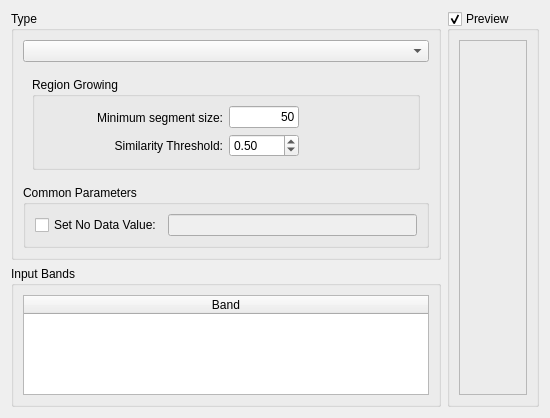
<?xml version="1.0" encoding="UTF-8"?>
<ui version="4.0">
 <class>SegmenterWizardPageForm</class>
 <widget class="QWizardPage" name="SegmenterWizardPageForm">
  <property name="geometry">
   <rect>
    <x>0</x>
    <y>0</y>
    <width>507</width>
    <height>384</height>
   </rect>
  </property>
  <property name="windowTitle">
   <string>Segmenter</string>
  </property>
  <layout class="QGridLayout" name="gridLayout_23">
   <item row="0" column="0">
    <layout class="QGridLayout" name="gridLayout_22">
     <item row="0" column="0">
      <layout class="QGridLayout" name="gridLayout_21">
       <item row="0" column="0">
        <widget class="QGroupBox" name="groupBox">
         <property name="title">
          <string>Type</string>
         </property>
         <layout class="QGridLayout" name="gridLayout_20">
          <item row="0" column="0">
           <layout class="QGridLayout" name="gridLayout_19">
            <item row="0" column="0">
             <widget class="QComboBox" name="m_strategyTypeComboBox">
              <property name="sizePolicy">
               <sizepolicy hsizetype="MinimumExpanding" vsizetype="Fixed">
                <horstretch>0</horstretch>
                <verstretch>0</verstretch>
               </sizepolicy>
              </property>
             </widget>
            </item>
            <item row="1" column="0">
             <widget class="QStackedWidget" name="m_stackedWidget">
              <property name="sizePolicy">
               <sizepolicy hsizetype="Minimum" vsizetype="Preferred">
                <horstretch>0</horstretch>
                <verstretch>0</verstretch>
               </sizepolicy>
              </property>
              <property name="currentIndex">
               <number>0</number>
              </property>
              <widget class="QWidget" name="page">
               <layout class="QGridLayout" name="gridLayout_11">
                <item row="0" column="0">
                 <widget class="QGroupBox" name="groupBox_2">
                  <property name="sizePolicy">
                   <sizepolicy hsizetype="MinimumExpanding" vsizetype="Preferred">
                    <horstretch>0</horstretch>
                    <verstretch>0</verstretch>
                   </sizepolicy>
                  </property>
                  <property name="title">
                   <string>Region Growing</string>
                  </property>
                  <property name="flat">
                   <bool>true</bool>
                  </property>
                  <layout class="QGridLayout" name="gridLayout_9">
                   <item row="0" column="0">
                    <layout class="QGridLayout" name="gridLayout_8">
                     <item row="0" column="0">
                      <layout class="QGridLayout" name="gridLayout">
                       <item row="0" column="0">
                        <widget class="QLabel" name="inputDataSetLabel_6">
                         <property name="sizePolicy">
                          <sizepolicy hsizetype="MinimumExpanding" vsizetype="Preferred">
                           <horstretch>0</horstretch>
                           <verstretch>0</verstretch>
                          </sizepolicy>
                         </property>
                         <property name="text">
                          <string>Minimum segment size:</string>
                         </property>
                         <property name="alignment">
                          <set>Qt::AlignRight|Qt::AlignTrailing|Qt::AlignVCenter</set>
                         </property>
                        </widget>
                       </item>
                       <item row="1" column="0">
                        <widget class="QLabel" name="inputDataSetLabel_7">
                         <property name="sizePolicy">
                          <sizepolicy hsizetype="MinimumExpanding" vsizetype="Preferred">
                           <horstretch>0</horstretch>
                           <verstretch>0</verstretch>
                          </sizepolicy>
                         </property>
                         <property name="text">
                          <string>Similarity Threshold:</string>
                         </property>
                         <property name="alignment">
                          <set>Qt::AlignRight|Qt::AlignTrailing|Qt::AlignVCenter</set>
                         </property>
                        </widget>
                       </item>
                      </layout>
                     </item>
                     <item row="0" column="1">
                      <layout class="QGridLayout" name="gridLayout_2">
                       <item row="1" column="0">
                        <widget class="QDoubleSpinBox" name="m_thresholdRGDoubleSpinBox">
                         <property name="sizePolicy">
                          <sizepolicy hsizetype="MinimumExpanding" vsizetype="Fixed">
                           <horstretch>0</horstretch>
                           <verstretch>0</verstretch>
                          </sizepolicy>
                         </property>
                         <property name="minimumSize">
                          <size>
                           <width>70</width>
                           <height>0</height>
                          </size>
                         </property>
                         <property name="maximumSize">
                          <size>
                           <width>70</width>
                           <height>16777215</height>
                          </size>
                         </property>
                         <property name="maximum">
                          <double>1.000000000000000</double>
                         </property>
                         <property name="singleStep">
                          <double>0.100000000000000</double>
                         </property>
                         <property name="value">
                          <double>0.500000000000000</double>
                         </property>
                        </widget>
                       </item>
                       <item row="0" column="0">
                        <widget class="QLineEdit" name="m_minimumSegmentSizeRGLineEdit">
                         <property name="sizePolicy">
                          <sizepolicy hsizetype="MinimumExpanding" vsizetype="Fixed">
                           <horstretch>0</horstretch>
                           <verstretch>0</verstretch>
                          </sizepolicy>
                         </property>
                         <property name="minimumSize">
                          <size>
                           <width>70</width>
                           <height>0</height>
                          </size>
                         </property>
                         <property name="maximumSize">
                          <size>
                           <width>70</width>
                           <height>16777215</height>
                          </size>
                         </property>
                         <property name="toolTip">
                          <string>A positive minimum segment size (pixels number)</string>
                         </property>
                         <property name="text">
                          <string>50</string>
                         </property>
                         <property name="alignment">
                          <set>Qt::AlignRight|Qt::AlignTrailing|Qt::AlignVCenter</set>
                         </property>
                        </widget>
                       </item>
                       <item row="0" column="1">
                        <spacer name="horizontalSpacer">
                         <property name="orientation">
                          <enum>Qt::Horizontal</enum>
                         </property>
                         <property name="sizeHint" stdset="0">
                          <size>
                           <width>40</width>
                           <height>20</height>
                          </size>
                         </property>
                        </spacer>
                       </item>
                      </layout>
                     </item>
                    </layout>
                   </item>
                  </layout>
                 </widget>
                </item>
               </layout>
              </widget>
              <widget class="QWidget" name="page_2">
               <layout class="QGridLayout" name="gridLayout_13">
                <item row="0" column="0">
                 <widget class="QGroupBox" name="groupBox_3">
                  <property name="sizePolicy">
                   <sizepolicy hsizetype="MinimumExpanding" vsizetype="Preferred">
                    <horstretch>0</horstretch>
                    <verstretch>0</verstretch>
                   </sizepolicy>
                  </property>
                  <property name="title">
                   <string>Baatz</string>
                  </property>
                  <property name="flat">
                   <bool>true</bool>
                  </property>
                  <layout class="QGridLayout" name="gridLayout_16">
                   <item row="0" column="0">
                    <layout class="QGridLayout" name="gridLayout_15">
                     <item row="0" column="0">
                      <layout class="QGridLayout" name="gridLayout_12">
                       <item row="0" column="0">
                        <layout class="QGridLayout" name="gridLayout_3">
                         <item row="0" column="0">
                          <widget class="QLabel" name="inputDataSetLabel_8">
                           <property name="maximumSize">
                            <size>
                             <width>150</width>
                             <height>16777215</height>
                            </size>
                           </property>
                           <property name="text">
                            <string>Minimum segment size:</string>
                           </property>
                           <property name="alignment">
                            <set>Qt::AlignRight|Qt::AlignTrailing|Qt::AlignVCenter</set>
                           </property>
                          </widget>
                         </item>
                         <item row="1" column="0">
                          <widget class="QLabel" name="inputDataSetLabel_9">
                           <property name="maximumSize">
                            <size>
                             <width>150</width>
                             <height>16777215</height>
                            </size>
                           </property>
                           <property name="text">
                            <string>Similarity Threshold:</string>
                           </property>
                           <property name="alignment">
                            <set>Qt::AlignRight|Qt::AlignTrailing|Qt::AlignVCenter</set>
                           </property>
                          </widget>
                         </item>
                        </layout>
                       </item>
                       <item row="0" column="1">
                        <layout class="QGridLayout" name="gridLayout_5">
                         <item row="0" column="0">
                          <widget class="QLineEdit" name="m_minimumSegmentSizeRGLineEdit_2">
                           <property name="minimumSize">
                            <size>
                             <width>50</width>
                             <height>0</height>
                            </size>
                           </property>
                           <property name="maximumSize">
                            <size>
                             <width>50</width>
                             <height>16777215</height>
                            </size>
                           </property>
                           <property name="toolTip">
                            <string>A positive minimum segment size (pixels number)</string>
                           </property>
                           <property name="text">
                            <string>50</string>
                           </property>
                           <property name="alignment">
                            <set>Qt::AlignRight|Qt::AlignTrailing|Qt::AlignVCenter</set>
                           </property>
                          </widget>
                         </item>
                         <item row="1" column="0">
                          <widget class="QDoubleSpinBox" name="m_thresholdBaatzDoubleSpinBox">
                           <property name="maximum">
                            <double>1.000000000000000</double>
                           </property>
                           <property name="singleStep">
                            <double>0.100000000000000</double>
                           </property>
                           <property name="value">
                            <double>0.500000000000000</double>
                           </property>
                          </widget>
                         </item>
                        </layout>
                       </item>
                      </layout>
                     </item>
                     <item row="0" column="1">
                      <layout class="QGridLayout" name="gridLayout_14">
                       <item row="0" column="0">
                        <layout class="QGridLayout" name="gridLayout_6">
                         <item row="0" column="0">
                          <widget class="QLabel" name="label">
                           <property name="text">
                            <string>Color Weight:</string>
                           </property>
                           <property name="alignment">
                            <set>Qt::AlignRight|Qt::AlignTrailing|Qt::AlignVCenter</set>
                           </property>
                          </widget>
                         </item>
                         <item row="1" column="0">
                          <widget class="QLabel" name="label_2">
                           <property name="text">
                            <string>Compactness Weight:</string>
                           </property>
                           <property name="alignment">
                            <set>Qt::AlignRight|Qt::AlignTrailing|Qt::AlignVCenter</set>
                           </property>
                          </widget>
                         </item>
                        </layout>
                       </item>
                       <item row="0" column="1">
                        <layout class="QGridLayout" name="gridLayout_7">
                         <item row="0" column="0">
                          <widget class="QDoubleSpinBox" name="m_colorWeightBaatzDoubleSpinBox">
                           <property name="maximum">
                            <double>1.000000000000000</double>
                           </property>
                           <property name="singleStep">
                            <double>0.100000000000000</double>
                           </property>
                           <property name="value">
                            <double>0.500000000000000</double>
                           </property>
                          </widget>
                         </item>
                         <item row="1" column="0">
                          <widget class="QDoubleSpinBox" name="m_compactnessWeightBaatzDoubleSpinBox">
                           <property name="maximum">
                            <double>1.000000000000000</double>
                           </property>
                           <property name="singleStep">
                            <double>0.100000000000000</double>
                           </property>
                           <property name="value">
                            <double>0.500000000000000</double>
                           </property>
                          </widget>
                         </item>
                        </layout>
                       </item>
                      </layout>
                     </item>
                    </layout>
                   </item>
                  </layout>
                 </widget>
                </item>
               </layout>
              </widget>
             </widget>
            </item>
            <item row="2" column="0">
             <widget class="QGroupBox" name="groupBox_4">
              <property name="title">
               <string>Common Parameters</string>
              </property>
              <property name="flat">
               <bool>true</bool>
              </property>
              <layout class="QGridLayout" name="gridLayout_18">
               <item row="0" column="0">
                <layout class="QGridLayout" name="gridLayout_17">
                 <item row="0" column="0">
                  <widget class="QCheckBox" name="m_noDataValueCheckBox">
                   <property name="text">
                    <string>Set No Data Value:</string>
                   </property>
                  </widget>
                 </item>
                 <item row="0" column="1">
                  <widget class="QLineEdit" name="m_noDataValueLineEdit">
                   <property name="enabled">
                    <bool>false</bool>
                   </property>
                  </widget>
                 </item>
                </layout>
               </item>
              </layout>
             </widget>
            </item>
           </layout>
          </item>
         </layout>
        </widget>
       </item>
       <item row="1" column="0">
        <widget class="QGroupBox" name="groupBox_5">
         <property name="title">
          <string>Input Bands</string>
         </property>
         <layout class="QGridLayout" name="gridLayout_4">
          <item row="0" column="0">
           <widget class="QTableWidget" name="m_bandTableWidget">
            <property name="minimumSize">
             <size>
              <width>0</width>
              <height>100</height>
             </size>
            </property>
            <property name="alternatingRowColors">
             <bool>false</bool>
            </property>
            <property name="selectionMode">
             <enum>QAbstractItemView::NoSelection</enum>
            </property>
            <property name="showGrid">
             <bool>true</bool>
            </property>
            <attribute name="horizontalHeaderVisible">
             <bool>true</bool>
            </attribute>
            <attribute name="horizontalHeaderMinimumSectionSize">
             <number>29</number>
            </attribute>
            <attribute name="horizontalHeaderStretchLastSection">
             <bool>true</bool>
            </attribute>
            <attribute name="verticalHeaderVisible">
             <bool>false</bool>
            </attribute>
            <column>
             <property name="text">
              <string>Band</string>
             </property>
            </column>
           </widget>
          </item>
         </layout>
        </widget>
       </item>
      </layout>
     </item>
     <item row="0" column="1">
      <widget class="QGroupBox" name="m_previewGroupBox">
       <property name="title">
        <string>Preview</string>
       </property>
       <property name="checkable">
        <bool>true</bool>
       </property>
       <layout class="QGridLayout" name="gridLayout_10">
        <item row="0" column="0">
         <widget class="QFrame" name="m_frame">
          <property name="frameShape">
           <enum>QFrame::StyledPanel</enum>
          </property>
          <property name="frameShadow">
           <enum>QFrame::Raised</enum>
          </property>
         </widget>
        </item>
       </layout>
      </widget>
     </item>
    </layout>
   </item>
  </layout>
 </widget>
 <tabstops>
  <tabstop>m_strategyTypeComboBox</tabstop>
  <tabstop>m_minimumSegmentSizeRGLineEdit</tabstop>
 </tabstops>
 <resources/>
 <connections>
  <connection>
   <sender>m_strategyTypeComboBox</sender>
   <signal>activated(int)</signal>
   <receiver>m_stackedWidget</receiver>
   <slot>setCurrentIndex(int)</slot>
   <hints>
    <hint type="sourcelabel">
     <x>176</x>
     <y>54</y>
    </hint>
    <hint type="destinationlabel">
     <x>344</x>
     <y>163</y>
    </hint>
   </hints>
  </connection>
  <connection>
   <sender>m_noDataValueCheckBox</sender>
   <signal>toggled(bool)</signal>
   <receiver>m_noDataValueLineEdit</receiver>
   <slot>setEnabled(bool)</slot>
   <hints>
    <hint type="sourcelabel">
     <x>108</x>
     <y>200</y>
    </hint>
    <hint type="destinationlabel">
     <x>169</x>
     <y>203</y>
    </hint>
   </hints>
  </connection>
 </connections>
</ui>
